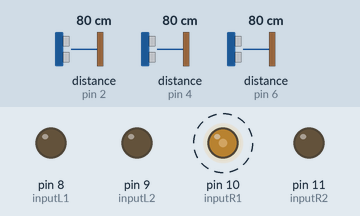
Simulated run of this sketch. Board: Arduino Uno, built with avr-gcc and run on an emulated ATmega328P. Parts: output pins drawn as LEDs (lit = HIGH). Wiring (inferred from the names in the program): 3 × ultrasonic range finder: trigger pin 3, echo pin 2 / trigger pin 5, echo pin 4 / trigger pin 7, echo pin 6. Dashed ring = blinking. The inputs (shaded band) are chosen by the test bench; at power-on: distance to the obstacle (sensors on pin 2, pin 4, pin 6) 80 cm. The echo pulse lasts 58.3 µs per cm; pins used as bus, display or sensor lines are not drawn.

Above: at 1.2 s.
1.3 s: distance to the obstacle (sensor on pin 2) set to 10 cm
4.3 s: distance to the obstacle (sensor on pin 2) set to 7 cm
At 4.87 s:
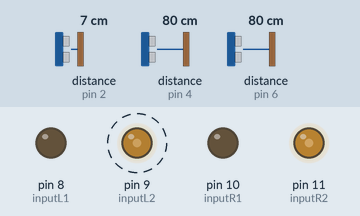
7.3 s: distance to the obstacle (sensor on pin 4) set to 2 cm
10.3 s: distance to the obstacle (sensor on pin 6) set to 27 cm
13.3 s: distance to the obstacle (sensor on pin 6) set to 23 cm
At 14.6 s:
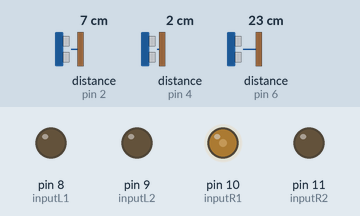
14.9 s: distance to the obstacle (sensor on pin 6) set to 18 cm
At 17.1 s:
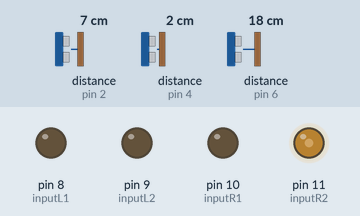
Timing chart, 0 to 18.6 s (numbered marks = the images above; inputs shaded):
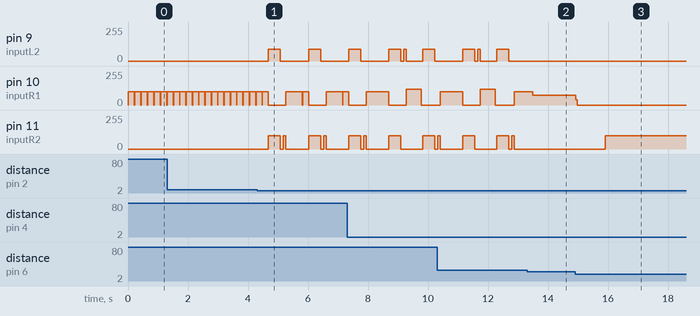

The sketch:

CarMovingFinal.ino
```cpp
//超声输入初始化
const int trig1 = 7;
const int echo1 = 6;
const int trig2 = 5;
const int echo2 = 4;
const int trig3 = 3;
const int echo3 = 2;

//电机输入输出初始化
int inputL1=8;
int inputL2=9;
int inputR1=10;
int inputR2=11;

//设定危险阈值（单位cm）
const int d_wall = 15;
const int lr_wall = 7;

//设定左右速度
const int SL = 90;
const int SR = 99;

void setup() {

  //所有引脚初始化输入输出模式
  pinMode(trig1, OUTPUT);
  pinMode(echo1, INPUT);
  pinMode(trig2, OUTPUT);
  pinMode(echo2, INPUT);
  pinMode(trig3, OUTPUT);
  pinMode(echo3, INPUT);

  pinMode(inputL1,OUTPUT);
  pinMode(inputL2,OUTPUT);
  pinMode(inputR1,OUTPUT);
  pinMode(inputR2,OUTPUT);

}

//超声距离读取函数
int distance(int trigPin,int echoPin)
{
  long duration;
  int distance;
  //发射超声波
  digitalWrite(trigPin, LOW);
  delayMicroseconds(2);
  digitalWrite(trigPin, HIGH);
  delayMicroseconds(10);
  digitalWrite(trigPin, LOW);

  //获取对应距离
  duration = pulseIn(echoPin, HIGH);
  distance = duration * 0.034 / 2;

  //返回距离
  return distance;
}

//超声重置函数
void reset()
{
  digitalWrite(trig1, LOW);
  digitalWrite(echo1,LOW);
  digitalWrite(trig2, LOW);
  digitalWrite(echo2,LOW);
  digitalWrite(trig3, LOW);
  digitalWrite(echo3,LOW);
}

//电机运动函数
void run(int M1, int M2, int E)
{
  analogWrite(M1,E);
  analogWrite(M2,0);
}

//电机停止函数
void stop()
{
  analogWrite(inputL1,0);
  analogWrite(inputL2,0);
  analogWrite(inputR1,0);
  analogWrite(inputR2,0);
}

void loop() {

  //超声波1,2,3分别对应前、右、左
  //首先，根据超声波决定往哪边走
  //设定一个阈值，如果在这个阈值内则视为有墙壁


  //获取三个distance
  int d1,d2,d3;
  d1 = distance(trig1,echo1);
  d2 = distance(trig2,echo2);
  d3 = distance(trig3,echo3);

  if(d1 > d_wall+8)//如果正面没有障碍，前进一点
  {

    run(inputL1,inputL2,SL);
    run(inputR1,inputR2,SR);
    delay(200);
    stop();
        //在前进回进行靠墙测试
    if(d2 <= lr_wall)//如果贴右边墙
    {
      //倒车直到脱离危险区
      run(inputL2,inputL1,SL);
      run(inputR2,inputR1,SR);
      delay(400);
      stop();
      delay(100);
      //微量原地左转
      run(inputL2,inputL1,SL);
      delay(80);
      stop();
      //微量前进
      run(inputR1,inputR2,SR*1.2);
      run(inputL1,inputL2,SL);
      delay(500);
      stop();
      //左轮正位
      run(inputL1,inputL2,SL);
      delay(50);
      stop();
    }
    if(d3 <= lr_wall)//如果贴左边墙
    {
      //倒车直到脱离危险区
      run(inputL2,inputL1,SL);
      run(inputR2,inputR1,SR);
      delay(400);
      stop();
      delay(100);
      //微量原地右转
      run(inputR2,inputR1,SR);
      delay(80);
      stop();
      //微量前进
      run(inputR1,inputR2,SR);
      run(inputL1,inputL2,SL*1.2);
      delay(500);
      stop();
      //右轮正位
      run(inputR1,inputR2,SR);
      delay(50);
      stop();
    }
  }
  else if(d2 > d_wall+5 || d3 > d_wall+5)//如果正面有障碍但是左右有一侧没有，就准备转弯
  {
    while(d1 <= d_wall)//没有转到正就不准给我停！！！！
    {
      d1 = distance(trig1,echo1);
      if(d2 > d_wall+5)
      {
        //微量倒退
        run(inputL2,inputL1,SL);
        run(inputR2,inputR1,SR);
        delay(10);
        stop();
        //右转
        run(inputL1,inputL2,SL*1.5);
        run(inputR2,inputR1,SR*1.5);
        delay(30);
        stop();
        //微量前进
        run(inputL1,inputL2,SL);
        run(inputR1,inputR2,SR);
        delay(10);
        stop();
      }
      else if(d3 > d_wall+5)
      {
        //微量倒退
        run(inputL2,inputL1,SL);
        run(inputR2,inputR1,SR);
        delay(10);
        stop();
        //左转
        run(inputL2,inputL1,SL*1.5);
        run(inputR1,inputR2,SR*1.5);
        delay(40);
        stop();
        //微量前进
        run(inputL1,inputL2,SL);
        run(inputR1,inputR2,SR);
        delay(20);
        stop();
      }
    }
  }
  else//如果发现都不行
  {
    //如果确实到三面没有路径了
    if(d1 <= d_wall+3 && d2 <= d_wall+1 && d3 <= d_wall+1)
    {
      stop();
      delay(1000);
      while(d1 <= d_wall+5)
      {
        d1 = distance(trig1,echo1);
        run(inputL1,inputL2,SL);
        run(inputR2,inputR1,SR);
        delay(20);
        stop();
      }
      stop();
      delay(500);
    }
    else//其他情况
    {
      //微量低速前进
      run(inputL1,inputL2,SL);
      run(inputR1,inputR2,SR);
      delay(10);
      stop();
    }
  }
  stop();
}
```

Measured:
- the behaviour switches between 9 and 8 cm on distance to the obstacle (sensor on pin 2) (found by bisection; images 0 and 1)
- the behaviour switches between 25 and 24 cm on distance to the obstacle (sensor on pin 6) (found by bisection; images 1 and 2)
- the behaviour switches between 20 and 19 cm on distance to the obstacle (sensor on pin 6) (found by bisection; images 2 and 3)
- after the input at 4.3 s, pin 9 (inputL2): alternates 90/255 for 0.40 s and 0/255 for 0.94 s, starting after 0.38 s
- after the input at 13.3 s, pin 9 (inputL2): stops changing and stays 0/255; pin 11 (inputR2): stays 0/255 (without the input it goes to 99/255 after 0.33 s)
- after the input at 14.9 s, pin 10 (inputR1): 73/255 → 0/255 at once; pin 11 (inputR2): 0/255 → 99/255 after 1.0 s
